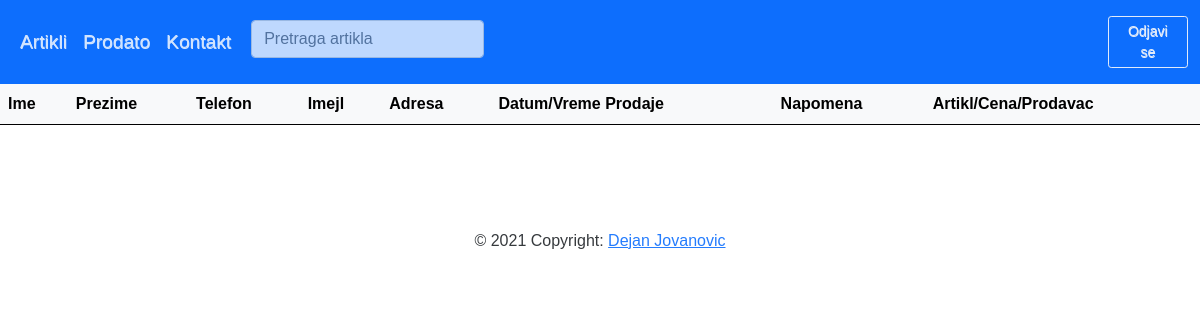
The page /buyer/ (signed in) on the database as committed earlier.
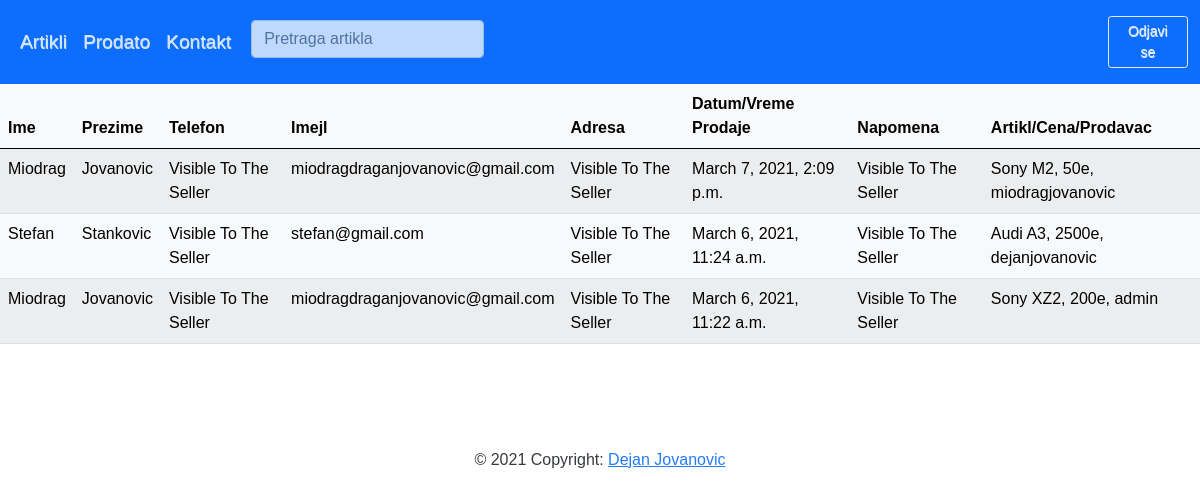
The same page on the database as committed later.
### shop_app/models.py (models this page shows, shortened)
class Buyer(models.Model):
    first_name =    models.CharField(max_length=200)
    last_name =     models.CharField(max_length=200)
    email =         models.EmailField()
    phone =         models.CharField(max_length=20)
    address =       models.TextField(max_length=100)
    note =          models.TextField(max_length=300, blank=True, null=True)
    date_buyed =    models.DateTimeField(auto_now_add=True)
    buyed_item =    models.OneToOneField('ProductName', on_delete=models.SET_NULL, null=True, blank=False)
    class Meta:
        ordering = ['-date_buyed']

class ProductName(models.Model):
    user =                  models.ForeignKey(User, on_delete=models.CASCADE)
    id =                    models.UUIDField(primary_key=True, default=uuid.uuid4)
    product_name =          models.CharField(max_length=200)
    product_description =   models.TextField(max_length=500)
    date_posted =           models.DateTimeField(auto_now_add=True)
    ad_image =              ResizedImageField(size=[200,110], quality=100, upload_to='pictures', blank=True, null=True)
    product_picture_1 =     ResizedImageField(quality=100, upload_to='pictures', blank=True, null=True)
    product_picture_2 =     ResizedImageField(quality=100, upload_to='pictures', blank=True, null=True)
    product_picture_3 =     ResizedImageField(quality=100, upload_to='pictures', blank=True, null=True)
    product_picture_4 =     ResizedImageField(quality=100, upload_to='pictures', blank=True, null=True)
    product_picture_5 =     ResizedImageField(quality=100, upload_to='pictures', blank=True, null=True)
    product_picture_6 =     ResizedImageField(quality=100, upload_to='pictures', blank=True, null=True)
    product_price =         models.IntegerField(default='0', null=True, blank=False)
    phone =                 models.CharField(max_length=20)
    product_brand =         models.ForeignKey('Brand', on_delete=models.CASCADE, blank=True, null=True)
    def __str__(self):
        return (f'{self.product_name}, {self.product_price}e, {self.user}')
    class Meta:
        ordering = ['-date_posted']

### shop_app/views.py (the view)
# urls.py: path('buyer/', views.BuyerListView.as_view(), name='buyer'),
class BuyerListView(generic.ListView):
    model = Buyer
    template_name = 'buyer_list.html'

### shop_app/templates/buyer_list.html
{% extends 'base.html' %}
{% block content %}
{% if user.is_authenticated %}
<table class="table table-light table-striped table-hover">
    <thead class="thead-dark">
        <tr>
            <th scope="col"> Ime </th>
            <th scope="col"> Prezime </th>
            <th scope="col"> Telefon </th>
            <th scope="col"> Imejl </th>
            <th scope="col"> Adresa </th>
            <th scope="col"> Datum/Vreme Prodaje</th>
            <th scope="col"> Napomena </th>
            <th scope="col"> Artikl/Cena/Prodavac </th>
        </tr>
    </thead>
    <tbody>
    {% for page in buyer_list %}
        <tr>
            <td>{{ page.first_name }}</td>
            <td>{{ page.last_name }}</td>
            <td>Visible To The Seller</td>
            <td>{{ page.email }}</td>
            <td>Visible To The Seller</td>
            <td>{{ page.date_buyed }}</td>
            <td>Visible To The Seller</td>
            <td>{{ page.buyed_item }}</td>
        </tr>
    {% endfor %}
    </tbody>
</table>
{% endif %}
{% endblock %}

Rows that differ between the two databases and show on the page:
added Buyer: first_name "Miodrag", last_name "Jovanovic", email "miodragdraganjovanovic@gmail.com", date_buyed "March 7, 2021, 2:09 p.m.", buyed_item "Sony M2, 50e, miodragjovanovic"
added Buyer: first_name "Stefan", last_name "Stankovic", email "stefan@gmail.com", date_buyed "March 6, 2021, 11:24 a.m.", buyed_item "Audi A3, 2500e, dejanjovanovic"
added Buyer: first_name "Miodrag", last_name "Jovanovic", email "miodragdraganjovanovic@gmail.com", date_buyed "March 6, 2021, 11:22 a.m.", buyed_item "Sony XZ2, 200e, admin"
